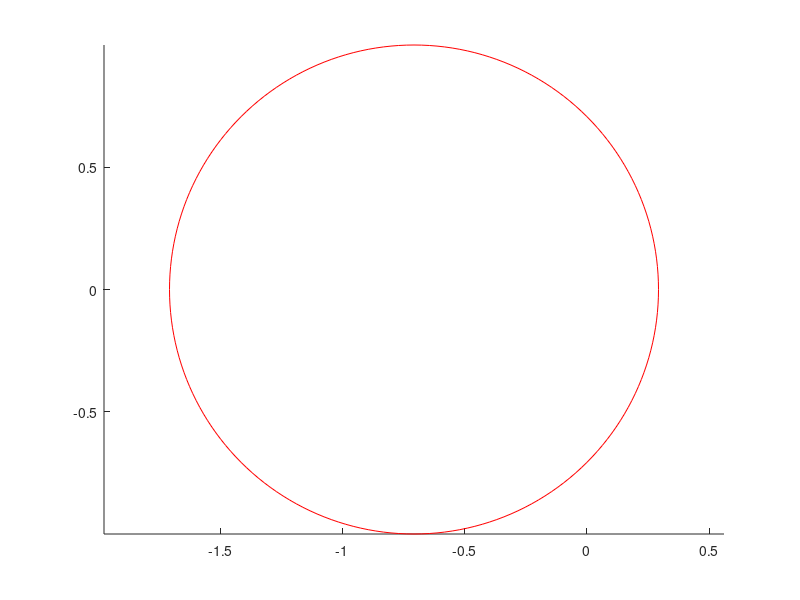

Reproduce this figure in MATLAB. (Note: this script raises an error after producing the figure.)
clf
axis equal
hold on
x1=-sqrt(2)/2;
y1=0;
rc1=1;
[x,y,z] = cylinder(rc1,200);
plot(x(1,:)+x1,y(1,:)+y1,'r')
X1 = zeros(10,2);
for t=1:10
[x,y]=cirrdnPJ(x1,y1,rc1);
 X1(t,:) = [x y];
plot(x,y,'x'); 
end
hold on
x2= sqrt(2)/2;
y2 = 0;
rc2 = 1;
[x,y,z] = cylinder(rc2,200);
plot(x(1,:)+x2,y(1,:)+y2,'r')
X2 = zeros(10,2);
for t=1:10
[x,y]=cirrdnPJ(x2,y2,rc2);
X2(t,:) = [ x y];
plot(x,y,'x');
end
X = [X1;X2];
pause;
hold on
[A,b,c,Aeq,beq]= lin(X',2);
lb = zeros(1,420);
ub = ones(1,420);
rtn = linprog(c,A,b,Aeq,beq,lb,ub);
zpq = rtn(1:400,:);
zpq
zz = reshape(zpq,[20,20]);
zz = zz';
yp = rtn(401:420,:);
ctr = find(yp);
ctr
% two centers
c1 = X(ctr(1),:);
c2 = X(ctr(2),:);
cc = [c1;c2];
plot(cc(:,1),cc(:,2),'*'); 
pause;
hold on
%Highlight the two centers 
gp1 = zz(ctr(1),:);
g1 = find(gp1);
gg1 = X(g1,:);
plot(gg1(:,1),gg1(:,2),'o');
pause;
gp2 = zz(ctr(2),:);
g2 = find(gp2);
gg2 = X(g2,:);
plot(gg2(:,1),gg2(:,2),'o');
gp = [gp1;gp2];   
%generated 20 points
[A1,b1,c1,Aeq1,beq1,lb1,ub1]= lindual(X',2);
[rtn1,fval] = linprog(-c1,A1,b1,Aeq1,beq1,lb1,ub1);
rtn1(1:20)
fval
